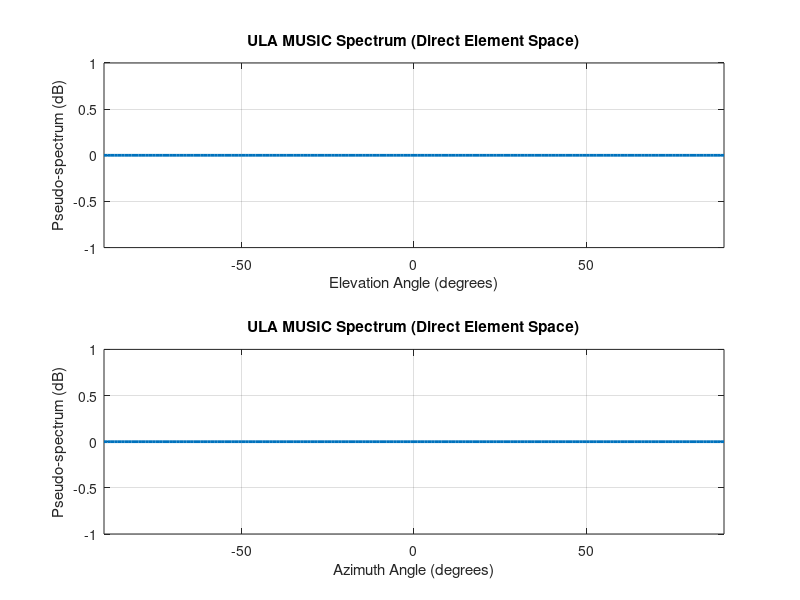

The MATLAB source for this figure: (Note: this script raises an error after producing the figure.)
% ======================================================================= %
% Script:   FullDemo_0408_v11
% Function: Version 11 is ULA/ULA MUSIC w/ integrated lidar
% Notes:    (1) MUSIC Algorithm separate; includes FB averaging
%           (2) Lidar uses Alden's linear regression algorithm w/
%               Capstoneociated functions
%           (3) Req. Functions:
%               get_range_v7
%               lidar_read_tf02_v7
%               tracker_step_v7
%               MusicAlg_v2
%           (4) Logan added sim mode
%           (5) Logan added tic toc
%           (6) New steering vector
% Author:   Parker Reeves
% Date:     04/08/2026
% ======================================================================= %

clear all
clear r;

SIM_MODE = true;

% ====================== RANGEFINDER INITIALIZATION ===================== %

if SIM_MODE == false
    try
        r = raspi('169.254.52.8','analog','analog');
        s_az = servo(r,13,'MinPulseDuration',5.44e-4,'MaxPulseDuration',2.40e-3);
        s_el = servo(r,12,'MinPulseDuration',5.44e-4,'MaxPulseDuration',2.40e-3);

        opts = struct();
        opts.el_offset = 0;      % tune if needed
        opts.max_move_az = 10;   % tune if needed
        opts.max_move_el = 5;    % tune if needed

        get_range_v7('reset');
        fprintf('Raspberry Pi detected\n');
    catch
        fprintf('Raspberry Pi not detected - LiDAR disabled\n');
        r = [];
        opts_in = struct();
    end
else
        fprintf('Sim Mode True - LiDAR disabled\n');
        r = [];
        opts_in = struct();
end


% ==================== ARRAY INITIALIZATION (UCA) ======================= %

c = 3e8;
f = 2.4e9;
lambda = c/f;

M = 4;
d = 0.5;
k = 2*pi/lambda;
delta = d*lambda;
J = fliplr(eye(M));

% ========================= SIGNAL RECEPTION / AUTO SIM MODE ============ %

if SIM_MODE == false

    try
        Y_1 = adi.FMComms5.Rx('uri','ip:192.168.0.101');
        Y_1.EnabledChannels = [1 2 3 4];

        Y_2 = adi.FMComms5.Rx('uri','ip:192.168.1.101');
        Y_2.EnabledChannels = [1 2 3 4];

        fprintf('Hardware detected - running in LIVE MODE\n');

    catch

        SIM_MODE = true;
        fprintf('Hardware not detected - running in SIMULATION MODE\n');

        % Simulated source trajectory parameters
        sim_az      = -60;
        sim_el      = -30;
        sim_az_step = 0.25;
        sim_el_step = 0.05;
        sim_snr     = 12;
        N_snap      = 32768;

    end

else

    sim_az      = -60;
    sim_el      = -30;
    sim_az_step = 0.25;
    sim_el_step = 0.05;
    sim_snr     = 12;
    N_snap      = 32768;
    fprintf('Sim Mode True - running in SIMULATION MODE\n');

end

phi_scan   = -90:1:90;
theta_scan = -90:1:90;

% =========================== INITIALIZE PLOTS =========================== %

figure;

subplot(2,1,1)
h1 = plot(phi_scan, zeros(size(phi_scan)), ...
          'LineWidth', 2, 'Color', [0 0.447 0.741]);
grid on;
title('ULA MUSIC Spectrum (Direct Element Space)');
xlabel('Elevation Angle (degrees)');
ylabel('Pseudo-spectrum (dB)');
xlim([-90 90]);

subplot(2,1,2)
h2 = plot(theta_scan, zeros(size(theta_scan)), ...
          'LineWidth', 2, 'Color', [0 0.447 0.741]);
grid on;
title('ULA MUSIC Spectrum (Direct Element Space)');
xlabel('Azimuth Angle (degrees)');
ylabel('Pseudo-spectrum (dB)');
xlim([-90 90]);

n_cycles = 0;
avg_time  = 0;

% ============================== MAIN LOOP ============================== %

while true

    tic  % <<< START cycle timer

    spectrum_1 = zeros(size(theta_scan)); % ULAAZ Array
    spectrum_2 = zeros(size(phi_scan));   % ULAEL Array

    % ==================== DATA CAPTURE OR SIMULATION =================== %

    if SIM_MODE
        % Oscillate source back and forth across az and el
        sim_az = sim_az + sim_az_step;
        sim_el = sim_el + sim_el_step;
        if sim_az >  90 || sim_az < -90, sim_az_step = -sim_az_step; end
        if sim_el >  90 || sim_el < -90, sim_el_step = -sim_el_step; end

        a_az_true = exp(-1j*k*(0:M-1)'*delta*sind(sim_az));
        a_el_true = exp(-1j*k*(0:M-1)'*delta*sind(sim_el));

        noise_pwr = 10^(-sim_snr/10);
        s_sim_az  = (randn(1, N_snap) + 1j*randn(1, N_snap)) / sqrt(2);
        s_sim_el  = (randn(1, N_snap) + 1j*randn(1, N_snap)) / sqrt(2);

        X_1 = (a_az_true * s_sim_az + sqrt(noise_pwr) * (randn(M, N_snap) + 1j*randn(M, N_snap)) / sqrt(2))';  % (N_snap x M)
        X_2 = (a_el_true * s_sim_el + sqrt(noise_pwr) * (randn(M, N_snap) + 1j*randn(M, N_snap)) / sqrt(2))';  % (N_snap x M)

    else
        X_1 = Y_1(); % ULAAZ Data
        X_2 = Y_2(); % ULAEL Data
    end

    En_1 = MusicAlg_v2(X_1,J); % ULAAZ Noise subspace
    En_2 = MusicAlg_v2(X_2,J); % ULAEL Noise subspace

% ===================== MUSIC SPECTRUM SEARCH (ULAEL) 2 ===================== %

    for i = 1:length(phi_scan)
        a_theta = exp(-1j*k*(0:M-1)'*delta*sind(phi_scan(i)));
        spectrum_2(i) = 1 / abs((a_theta' * (En_2 * En_2') * a_theta));
    end

    [~, max_idx] = max(10*log10(abs(spectrum_2)));
    est_EL = phi_scan(max_idx);
    
% ===================== MUSIC SPECTRUM SEARCH (ULAAZ) 1 ===================== %

    for t = 1:length(theta_scan)
        a_scan = exp(-1j*k*(0:M-1)'*delta*sind(theta_scan(t)));
        spectrum_1(t) = 1 / abs(a_scan'*(En_1*En_1')*a_scan);
    end

    [~, idx_peak] = max(10*log10(abs(spectrum_1)));
    est_AZ = theta_scan(idx_peak);

% =========================== VISUALIZATION ============================= %

    % fprintf('Estimated Azimuth: %.2f°\n', est_AZ);

    set(h1, 'YData', 10*log10(abs(spectrum_2)));
    set(h2, 'YData', 10*log10(abs(spectrum_1)));

    drawnow limitrate

    % ===================== LIDAR / SIM DISTANCE ======================== %

    if SIM_MODE
        dist_cm = norm([sim_az, sim_el]) * 10;  % fake distance for display
        fprintf('Estimated Distance: %.1f cm (simulated)\n', dist_cm);
    else
        az_in = est_AZ;      % your estimator output (pre +90 mapping)
        el_in = est_EL;    % your estimator output (el_offset applied internally)

        [dist_cm, strength, cmd_az, cmd_el, status] = ...
            get_range_v7(r, az_in, el_in, s_az, s_el, opts);

        fprintf('az_in=%.2f el_in=%.2f cmd_az=%.2f cmd_el=%.2f dist=%.1f str=%d no_action=%d\n', ...
            az_in, el_in, cmd_az, cmd_el, dist_cm, strength, status.track.no_action);
        fprintf(['Estimated Distance: ', dist_cm])
    end

    fprintf('Estimated Azimuth: %.2f°\n', est_AZ);
    fprintf('Estimated Elevation: %.2f°\n', est_EL);

    if SIM_MODE
        fprintf('True Azimuth:      %.2f°\n', sim_az);
        fprintf('True Elevation:    %.2f°\n', sim_el);
    end

    % ====================== TICK-TOCK REPORT =========================== %

    elapsed   = toc;
    n_cycles  = n_cycles + 1;
    avg_time  = avg_time + (elapsed - avg_time) / n_cycles;  % running mean

    fprintf('DOA Cycle Time: %.4f s  (%.1f Hz)  |  Avg: %.4f s\n', ...
             elapsed, 1/elapsed, avg_time);

    pause(0.05)

end
